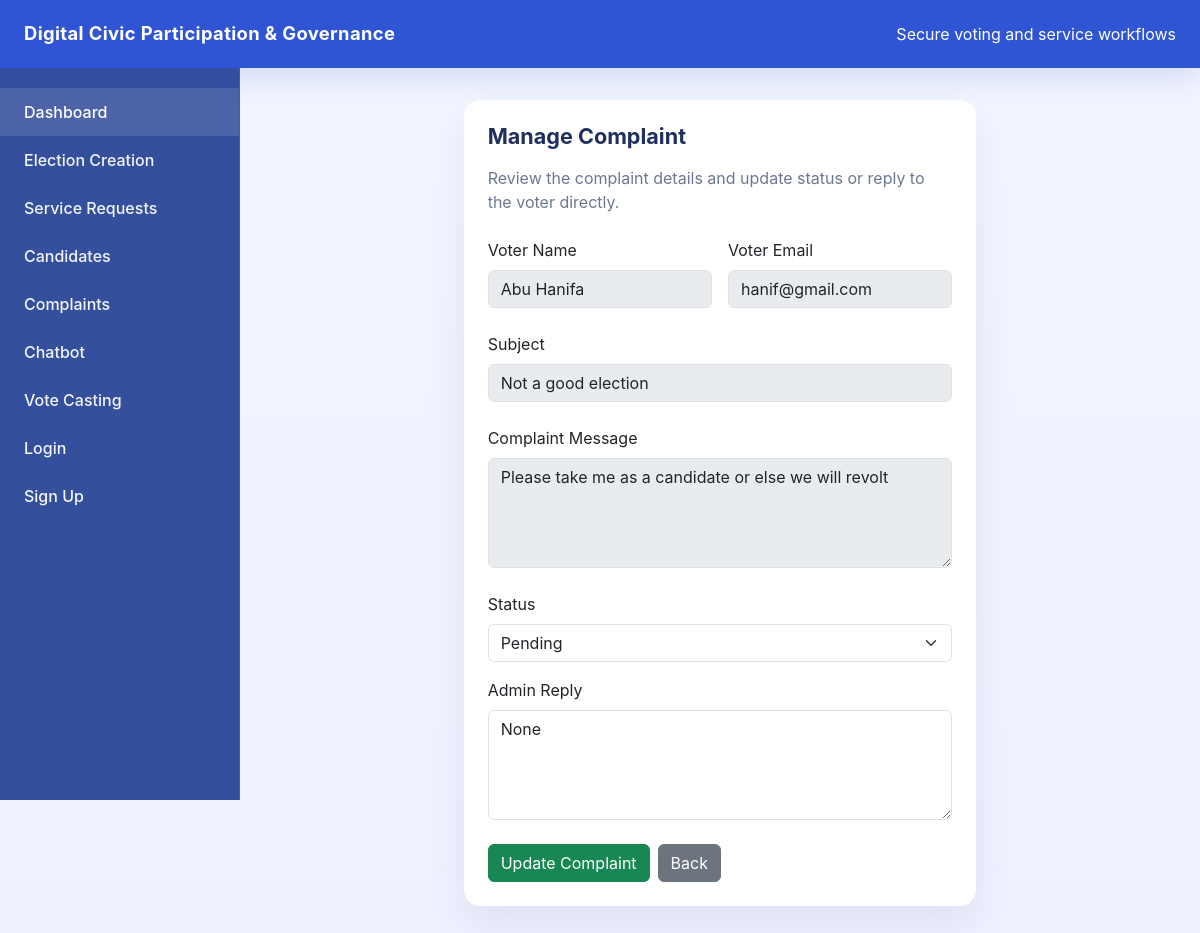
Before: /complaints/edit/1 with the older database file.
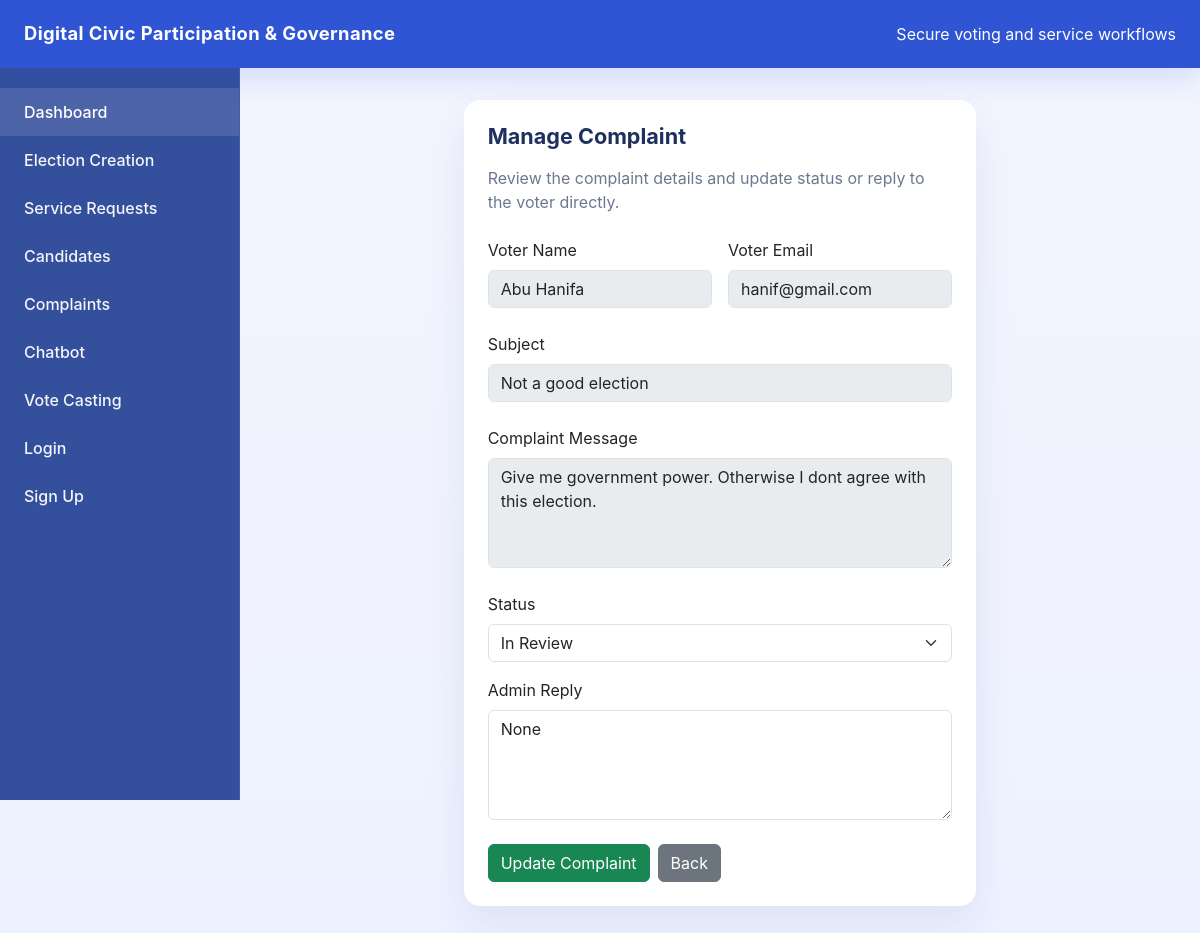
After: the same page with the newer database file.
### models/complaint.py (models this page shows)
class Complaint(db.Model):
    __tablename__ = "complaint"
    id = db.Column(db.Integer, primary_key=True)
    voter_name = db.Column(db.String(100), nullable=False)
    voter_email = db.Column(db.String(120), nullable=False)
    subject = db.Column(db.String(200), nullable=False)
    message = db.Column(db.Text, nullable=False)
    status = db.Column(db.String(50), nullable=False, default="Pending")
    admin_reply = db.Column(db.Text, nullable=True)

### routes/complaint_routes.py (the view)
@complaint_bp.route("/edit/<int:complaint_id>", methods=["GET"])
def edit_complaint_page(complaint_id):
    complaint = Complaint.query.get(complaint_id)
    if not complaint:
        return "Complaint Not Found", 404
    return render_template("edit_complaint.html", complaint=complaint)

### templates/edit_complaint.html (shortened to what this page needs)
{% extends "base.html" %}
{% block content %}
<div class="row justify-content-center">
    <div class="col-xl-7 col-lg-9">
        <div class="card card-smooth">
            <div class="card-body p-4">
                <h1 class="section-title mb-3">Manage Complaint</h1>
                <p class="page-intro mb-4">Review the complaint details and update status or reply to the voter directly.</p>
                <div class="mb-4">
                    <div class="row g-3">
                        <div class="col-md-6">
                            <label class="form-label">Voter Name</label>
                            <input type="text" class="form-control" value="{{ complaint.voter_name }}" disabled>
                        </div>
                        <div class="col-md-6">
                            <label class="form-label">Voter Email</label>
                            <input type="text" class="form-control" value="{{ complaint.voter_email }}" disabled>
                        </div>
                    </div>
                </div>
                <div class="mb-4">
                    <label class="form-label">Subject</label>
                    <input type="text" class="form-control" value="{{ complaint.subject }}" disabled>
                </div>
                <div class="mb-4">
                    <label class="form-label">Complaint Message</label>
                    <textarea class="form-control" rows="4" disabled>{{ complaint.message }}</textarea>
                </div>
                <form action="{{ url_for('complaint_bp.update_complaint', complaint_id=complaint.id) }}" method="POST">
                    <div class="mb-3">
                        <label class="form-label">Status</label>
                        <select name="status" class="form-select" required>
                            <option value="Pending" {% if complaint.status == "Pending" %}selected{% endif %}>Pending</option>
                            <option value="In Review" {% if complaint.status == "In Review" %}selected{% endif %}>In Review</option>
                        </select>
                    </div>
                    <div class="mb-4">
                        <label class="form-label">Admin Reply</label>
                        <textarea name="admin_reply" class="form-control" rows="4">{{ complaint.admin_reply }}</textarea>
                    </div>
                    <div class="d-flex gap-2 flex-wrap">
                        <button type="submit" class="btn btn-success">Update Complaint</button>
                        <a href="{{ url_for('complaint_bp.complaints_page') }}" class="btn btn-secondary">Back</a>
                    </div>
                </form>
            </div>
        </div>
    </div>
</div>
{% endblock %}

Changed rows visible on the page:
changed Complaint "Abu Hanifa": message "Please take me as a candidate or else we will revolt" → "Give me government power. Otherwise I dont agree with this election."; status "Pending" → "In Review"
